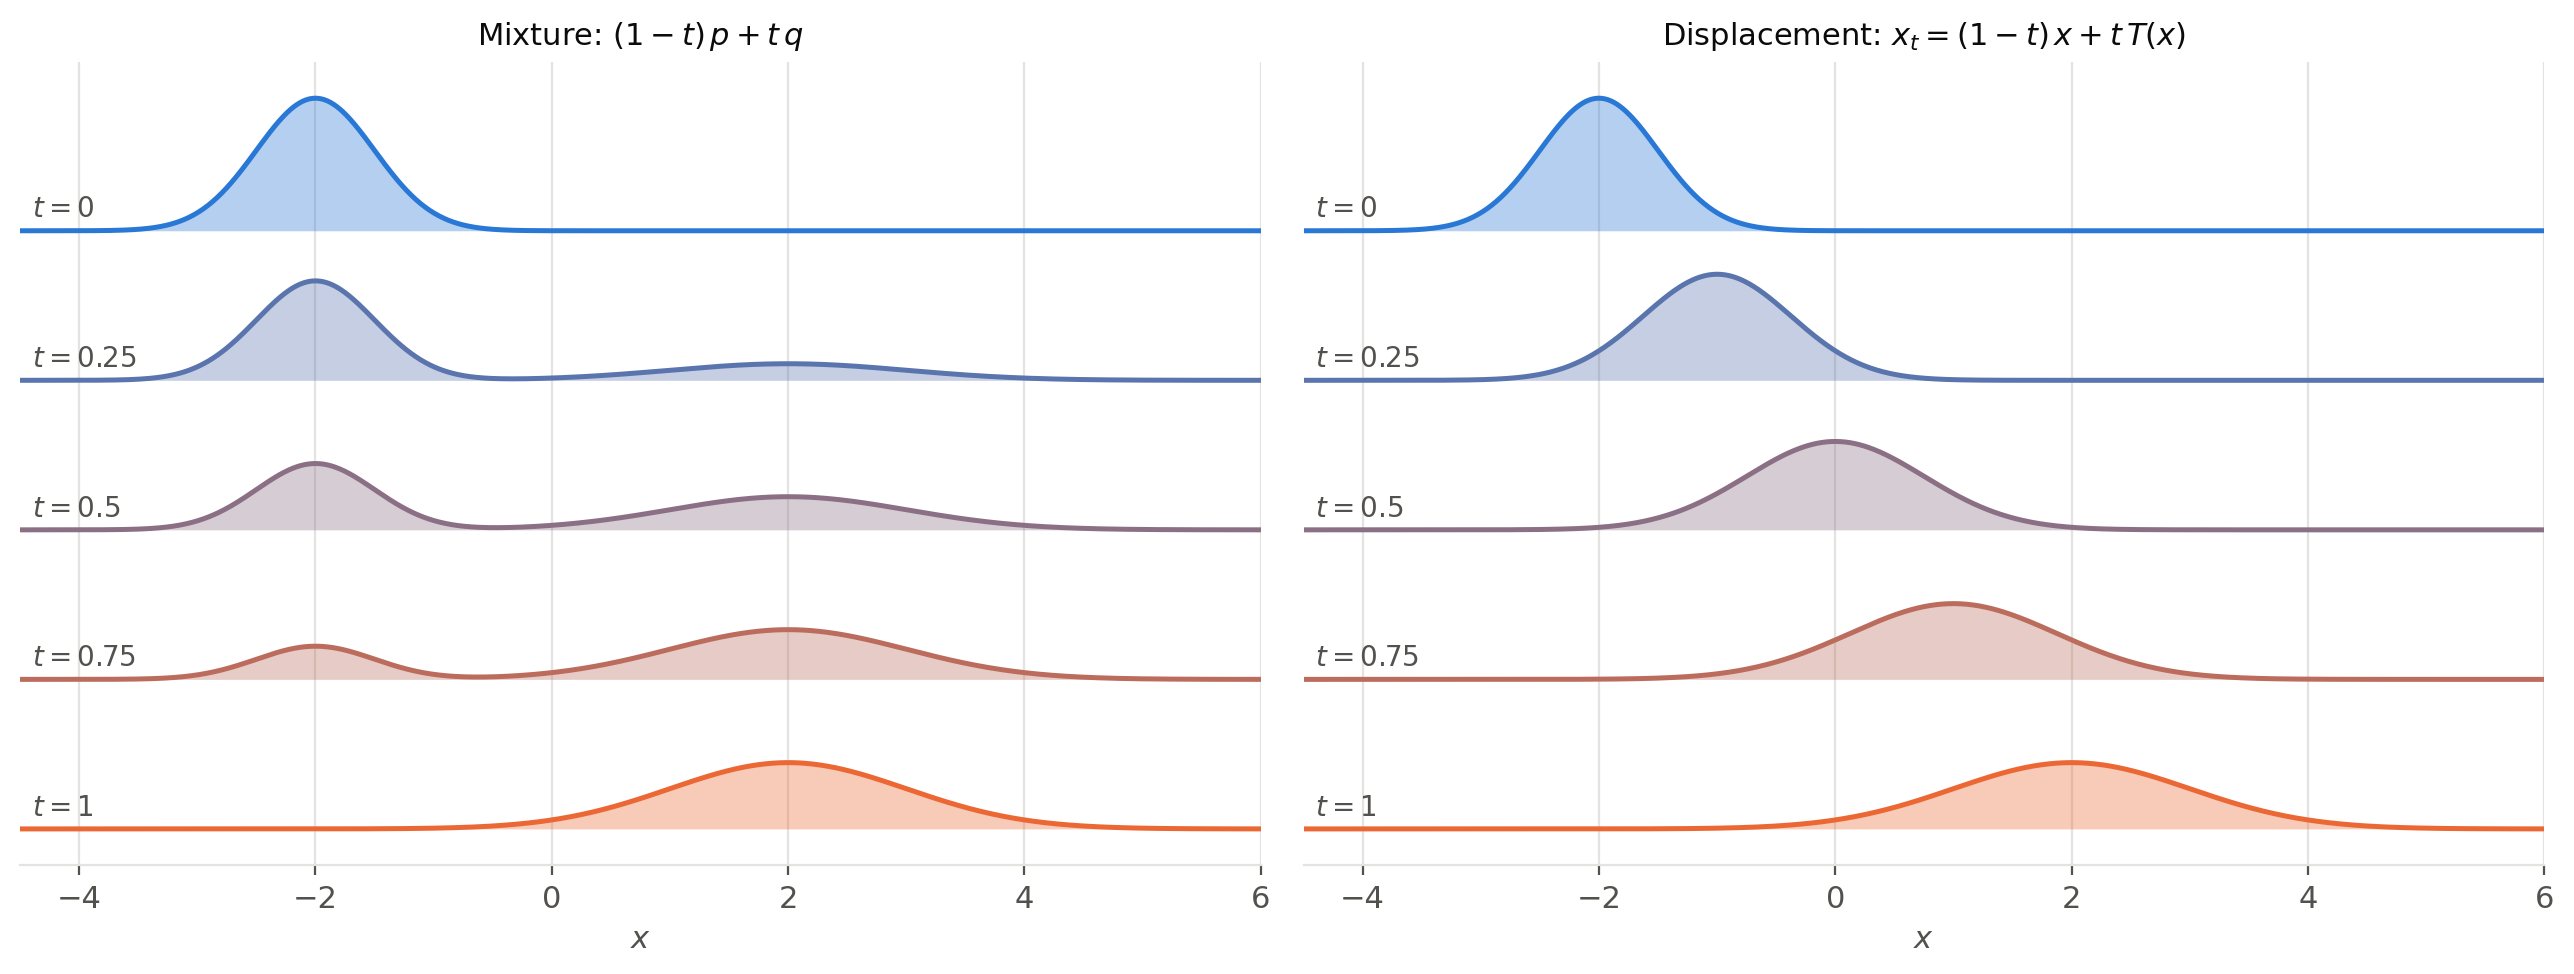

Here is the Python script that generated this plot:
"""Mixture vs. displacement interpolation between two normal distributions (optimal transport chapter).

p = N(-2, 0.5) and q = N(2, 1). The mixture interpolation (1 - t) p + t q fades one distribution out and the other in;
the displacement interpolation moves each sample along a straight line, x_t = (1 - t) x + t T(x), with the optimal map
T: between normal distributions, it is again normal, with mean (1 - t) mu_p + t mu_q and std (1 - t) s_p + t s_q.

Run from anywhere: `python src/img/ot-interpolation.py` writes `ot-interpolation.png` next to this file.
"""

from pathlib import Path

import matplotlib.pyplot as plt
import numpy as np

MU_P, S_P = -2.0, 0.5
MU_Q, S_Q = 2.0, 1.0
TIMES = [0.0, 0.25, 0.5, 0.75, 1.0]


def gaussian(x, mu, s):
    return np.exp(-((x - mu) ** 2) / (2 * s**2)) / np.sqrt(2 * np.pi * s**2)


# Palette: categorical slots 1-2 of the dataviz reference palette, plus text/grid tokens
P, Q = "#2a78d6", "#eb6834"
TEXT, MUTED, GRID = "#0b0b0b", "#52514e", "#e4e3df"

plt.rcParams.update({
    "font.size": 11,
    "text.color": TEXT,
    "axes.labelcolor": MUTED,
    "xtick.color": MUTED,
    "ytick.color": MUTED,
    "axes.edgecolor": GRID,
})

x = np.linspace(-4.5, 6, 800)
interpolations = {
    "Mixture: $(1 - t) \\, p + t \\, q$":
        lambda t: (1 - t) * gaussian(x, MU_P, S_P) + t * gaussian(x, MU_Q, S_Q),
    "Displacement: $x_t = (1 - t) \\, x + t \\, T(x)$":
        lambda t: gaussian(x, (1 - t) * MU_P + t * MU_Q, (1 - t) * S_P + t * S_Q),
}

fig, axes = plt.subplots(1, 2, figsize=(13, 5), sharey=True)
offset = 0.9  # vertical offset between successive times
for ax, (title, density) in zip(axes, interpolations.items()):
    for k, t in enumerate(TIMES):
        color = (1 - t) * np.array(plt.matplotlib.colors.to_rgb(P)) + t * np.array(plt.matplotlib.colors.to_rgb(Q))
        base = (len(TIMES) - 1 - k) * offset  # t = 0 at the top
        ax.fill_between(x, base, base + density(t), color=color, alpha=0.35, lw=0)
        ax.plot(x, base + density(t), color=color, lw=1.8)
        ax.text(-4.4, base + 0.08, f"$t = {t:g}$", color=MUTED, fontsize=10)
    ax.set_xlim(-4.5, 6)
    ax.set_yticks([])
    ax.set_xlabel("$x$")
    ax.set_title(title, color=TEXT, fontsize=11)
    ax.grid(axis="x", color=GRID, lw=0.8)
    ax.set_axisbelow(True)
    for side in ["top", "right", "left"]:
        ax.spines[side].set_visible(False)

fig.tight_layout()
fig.savefig(Path(__file__).with_suffix(".png"), dpi=200, bbox_inches="tight", facecolor="white")
